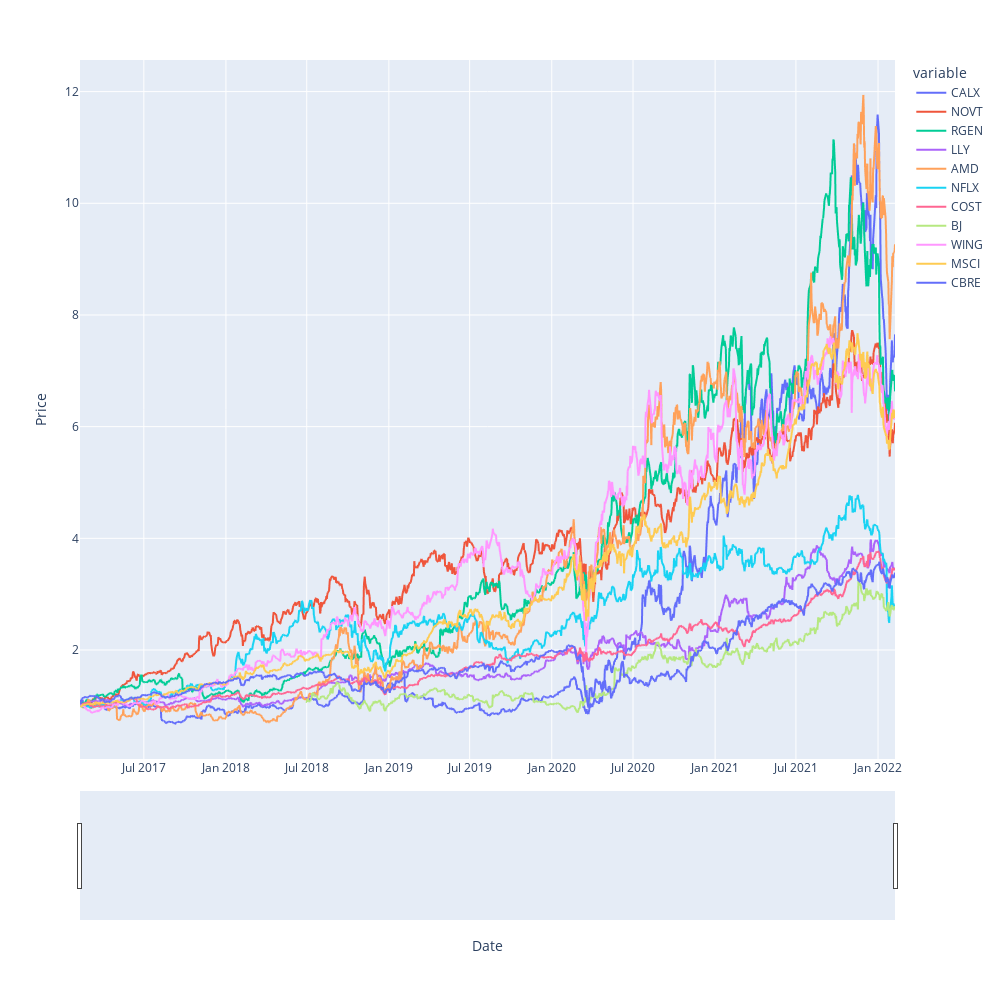

Notebook source saved alongside this figure:
### Code cell
fig = px.line(mult_cum_df, x=mult_cum_df.index, y=mult_cum_df.columns)
fig.update_xaxes(title="Date", rangeslider_visible=True)
fig.update_yaxes(title="Price")
fig.update_layout(height=1000, width=1000, 
                  showlegend=True)
fig.show()

### Figure 1 — Plotly figure (JSON) as saved in the notebook; plotly's stock layout.template omitted (floating-point values rounded to 4 significant figures; data arrays with more than 128 entries replaced by an {"elided": "..."} marker saying what was removed)
{"data": [{"hovertemplate": "variable=CALX<br>Date=%{x}<br>value=%{y}<extra></extra>", "legendgroup": "CALX", "line": {"color": "#636efa", "dash": "solid"}, "marker": {"symbol": "circle"}, "mode": "lines", "name": "CALX", "showlegend": true, "type": "scattergl", "x": {"elided": "1260 str values"}, "xaxis": "x", "y": {"elided": "1260 float values"}, "yaxis": "y"}, {"hovertemplate": "variable=NOVT<br>Date=%{x}<br>value=%{y}<extra></extra>", "legendgroup": "NOVT", "line": {"color": "#EF553B", "dash": "solid"}, "marker": {"symbol": "circle"}, "mode": "lines", "name": "NOVT", "showlegend": true, "type": "scattergl", "x": {"elided": "1260 str values"}, "xaxis": "x", "y": {"elided": "1260 float values"}, "yaxis": "y"}, {"hovertemplate": "variable=RGEN<br>Date=%{x}<br>value=%{y}<extra></extra>", "legendgroup": "RGEN", "line": {"color": "#00cc96", "dash": "solid"}, "marker": {"symbol": "circle"}, "mode": "lines", "name": "RGEN", "showlegend": true, "type": "scattergl", "x": {"elided": "1260 str values"}, "xaxis": "x", "y": {"elided": "1260 float values"}, "yaxis": "y"}, {"hovertemplate": "variable=LLY<br>Date=%{x}<br>value=%{y}<extra></extra>", "legendgroup": "LLY", "line": {"color": "#ab63fa", "dash": "solid"}, "marker": {"symbol": "circle"}, "mode": "lines", "name": "LLY", "showlegend": true, "type": "scattergl", "x": {"elided": "1260 str values"}, "xaxis": "x", "y": {"elided": "1260 float values"}, "yaxis": "y"}, {"hovertemplate": "variable=AMD<br>Date=%{x}<br>value=%{y}<extra></extra>", "legendgroup": "AMD", "line": {"color": "#FFA15A", "dash": "solid"}, "marker": {"symbol": "circle"}, "mode": "lines", "name": "AMD", "showlegend": true, "type": "scattergl", "x": {"elided": "1260 str values"}, "xaxis": "x", "y": {"elided": "1260 float values"}, "yaxis": "y"}, {"hovertemplate": "variable=NFLX<br>Date=%{x}<br>value=%{y}<extra></extra>", "legendgroup": "NFLX", "line": {"color": "#19d3f3", "dash": "solid"}, "marker": {"symbol": "circle"}, "mode": "lines", "name": "NFLX", "showlegend": true, "type": "scattergl", "x": {"elided": "1260 str values"}, "xaxis": "x", "y": {"elided": "1260 float values"}, "yaxis": "y"}, {"hovertemplate": "variable=COST<br>Date=%{x}<br>value=%{y}<extra></extra>", "legendgroup": "COST", "line": {"color": "#FF6692", "dash": "solid"}, "marker": {"symbol": "circle"}, "mode": "lines", "name": "COST", "showlegend": true, "type": "scattergl", "x": {"elided": "1260 str values"}, "xaxis": "x", "y": {"elided": "1260 float values"}, "yaxis": "y"}, {"hovertemplate": "variable=BJ<br>Date=%{x}<br>value=%{y}<extra></extra>", "legendgroup": "BJ", "line": {"color": "#B6E880", "dash": "solid"}, "marker": {"symbol": "circle"}, "mode": "lines", "name": "BJ", "showlegend": true, "type": "scattergl", "x": {"elided": "1260 str values"}, "xaxis": "x", "y": {"elided": "1260 float values"}, "yaxis": "y"}, {"hovertemplate": "variable=WING<br>Date=%{x}<br>value=%{y}<extra></extra>", "legendgroup": "WING", "line": {"color": "#FF97FF", "dash": "solid"}, "marker": {"symbol": "circle"}, "mode": "lines", "name": "WING", "showlegend": true, "type": "scattergl", "x": {"elided": "1260 str values"}, "xaxis": "x", "y": {"elided": "1260 float values"}, "yaxis": "y"}, {"hovertemplate": "variable=MSCI<br>Date=%{x}<br>value=%{y}<extra></extra>", "legendgroup": "MSCI", "line": {"color": "#FECB52", "dash": "solid"}, "marker": {"symbol": "circle"}, "mode": "lines", "name": "MSCI", "showlegend": true, "type": "scattergl", "x": {"elided": "1260 str values"}, "xaxis": "x", "y": {"elided": "1260 float values"}, "yaxis": "y"}, {"hovertemplate": "variable=CBRE<br>Date=%{x}<br>value=%{y}<extra></extra>", "legendgroup": "CBRE", "line": {"color": "#636efa", "dash": "solid"}, "marker": {"symbol": "circle"}, "mode": "lines", "name": "CBRE", "showlegend": true, "type": "scattergl", "x": {"elided": "1260 str values"}, "xaxis": "x", "y": {"elided": "1260 float values"}, "yaxis": "y"}], "layout": {"height": 1000, "legend": {"title": {"text": "variable"}, "tracegroupgap": 0}, "margin": {"t": 60}, "showlegend": true, "width": 1000, "xaxis": {"anchor": "y", "domain": [0, 1], "rangeslider": {"visible": true}, "title": {"text": "Date"}}, "yaxis": {"anchor": "x", "domain": [0, 1], "title": {"text": "Price"}}}}
